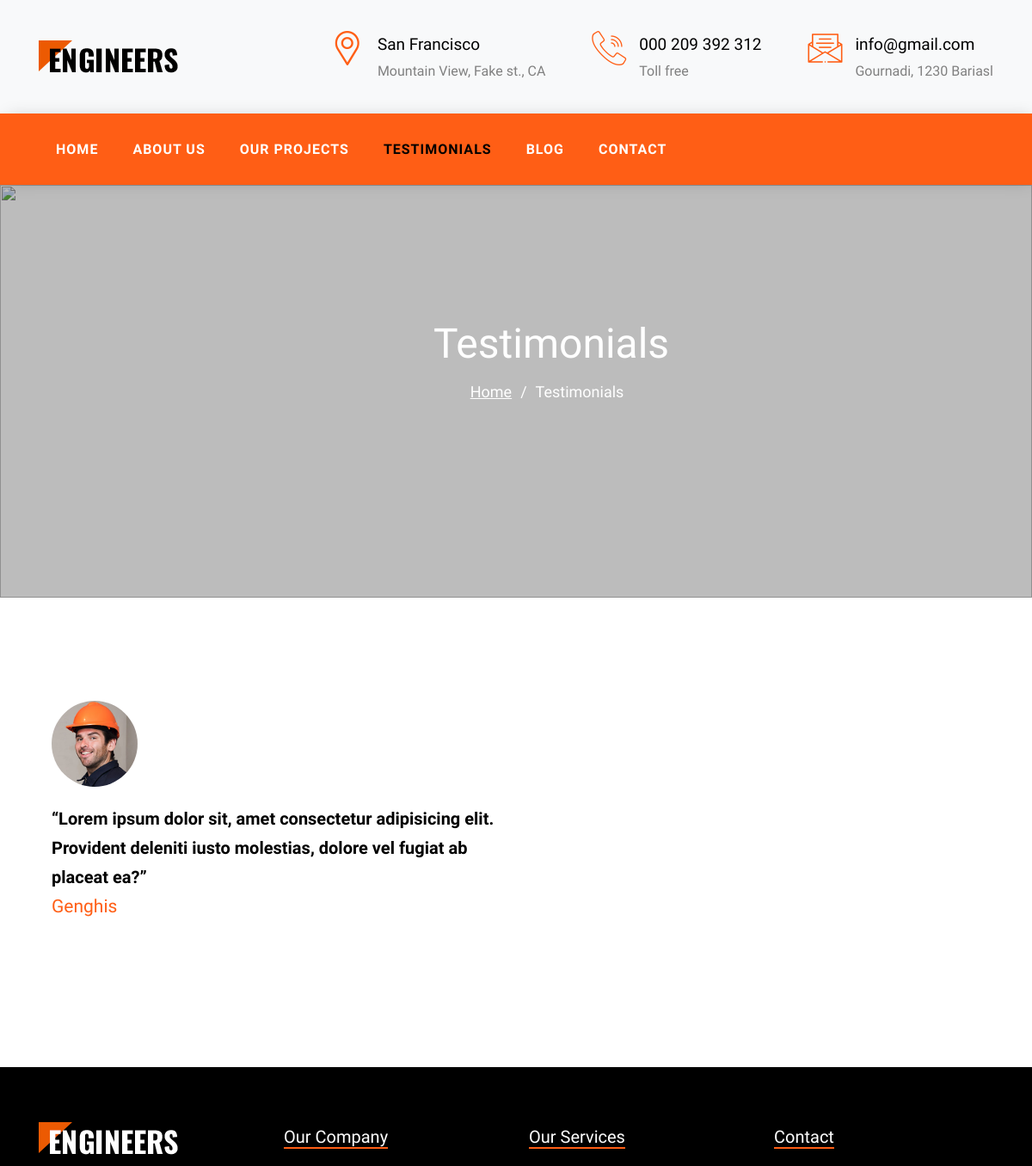
/testi (upper part), run on an earlier commit of the app's database.
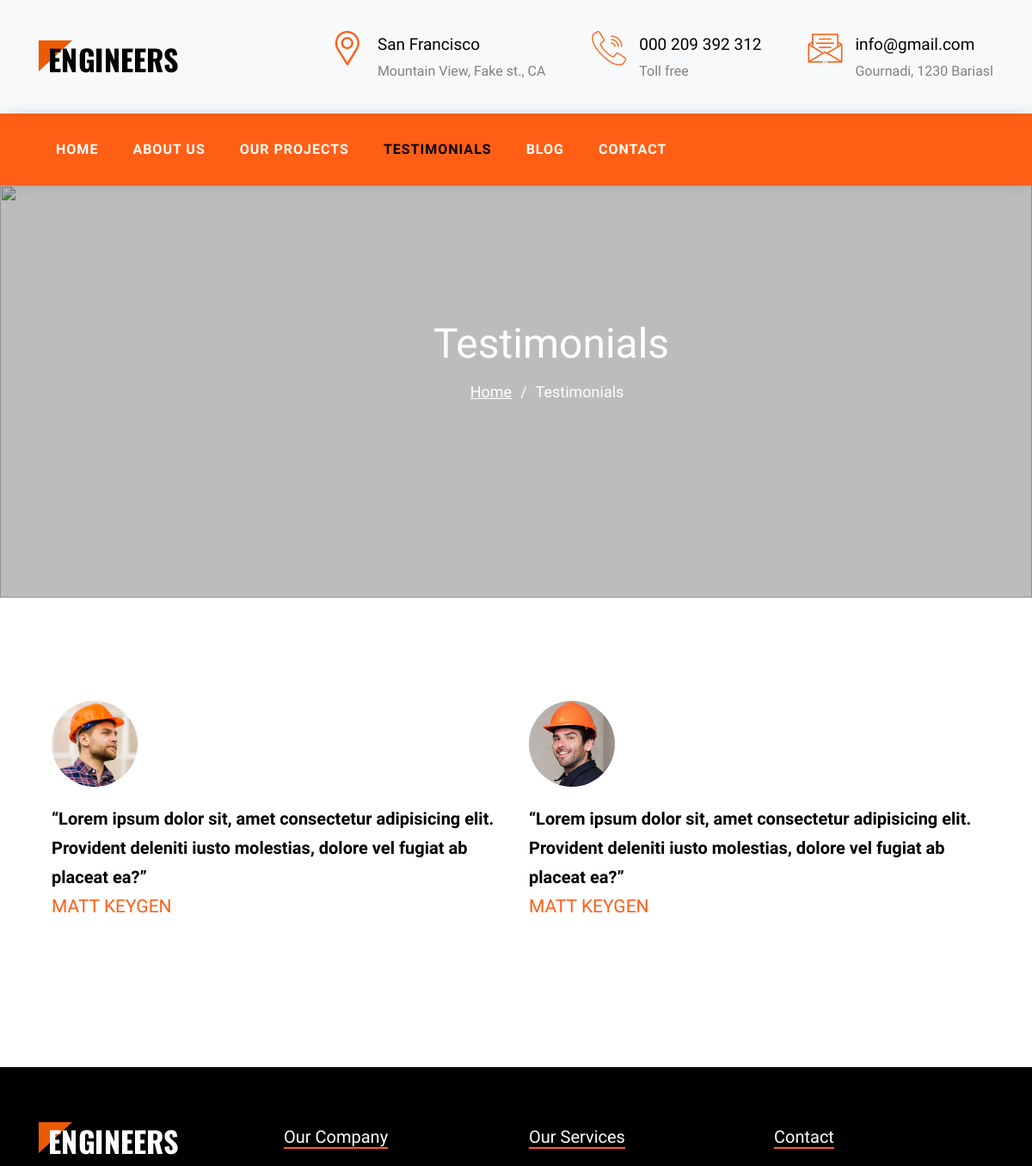
And on a later commit of the database.
### engineers/models.py (models this page shows)
class Address(db.Model):
    id = db.Column(db.Integer, primary_key=True)
    icon = db.Column(db.String(20), nullable=True)
    desc = db.Column(db.String(50), nullable=False)
    big_desc = db.Column(db.String(75), nullable=False)

class Testi(db.Model):
    id = db.Column(db.Integer, primary_key=True)
    name = db.Column(db.String(50), nullable=False)
    image = db.Column(db.String(20))
    desc = db.Column(db.Text, nullable=False)

### engineers/controllers.py (the view)
@app.route('/testi')
def testi():
    testis = Testi.query.all()
    address = Address.query.all()
    return render_template('app/testi.html', testis=testis, address=address)

### engineers/templates/app/testi.html (shortened to what this page needs)
{% extends 'app/base.html' %}
{% block content %}
    <menu>
        <div class="row nav-sticky">
            <div class="row-nav col-12 ff-oswald">
                <ul class="d-flex nav-ul color-fff">
                    <li class="nav-li"><a href="/index" >Home</a></li>
                    <li class="nav-li"><a href="/about" >About Us</a></li>
                    <li class="nav-li"><a href="/projects">Our Projects</a></li>
                    <li class="nav-li"><a href="/testi" class="selected">Testimonials</a></li>
                    <li class="nav-li"><a href="/blog" >Blog</a></li>
                    <li class="nav-li"><a href="/contact" >Contact</a></li>
                </ul>
            </div>
        </div>
    </menu>
    <section>
        <figure class="bg-img-fig height-60vh">
            <div class="overlay"></div>
            <img src="{{ url_for('static', filename='img/hero_1.jpg')}}" alt="" class="bg-img user-none">
            <div class="row-title ">
                <div class="about-section-title txt-algn-cnt max-w-1140 p-abs margin-0-auto">
                    <h2 class="margin-0">Testimonials</h2>
                    <p class="d-flex jc-center ff-mulish ">
                        <a href="/index" class="color-fff margin-r-1">Home</a>
                        <span class="margin-r-1">/</span>
                        <span class="margin-r-1">Testimonials</span>
                    </p>
                </div>
            </div>
        </figure>
    </section>
    <div class="block-testi">
        <div class="container max-w-1140 margin-0-auto">
            <div class="row d-flex f-wrap">
                {% for testi in testis %}
                <div class="col-6">
                    <div class="testimonials">
                        <figure class="testi-fig">
                            <img src="static/uploads/{{testi.image}}" alt="">
                        </figure>
                        <p>
                            {{testi.desc}}
                        </p>
                        <span class="span-orange">
                            {{testi.name}}
                        </span>
                    </div>
                </div>
                {% endfor %}
            </div>
        </div>
    </div>
    {% endblock %}

### engineers/templates/includes/header.html
<header>
    <section id="section-head-1">
        <div class="container container-head">
            <div class="row row-head-contact d-flex">
                <figure class="img-head-contact">
                    <a href="#"><img src="{{ url_for('static', filename='img/logo.png')}}" alt="logo-engineers" class="img-logo"></a>
                </figure>
                {% for add in address %}
                <div class="box-head-contact d-flex">
                    <i class="{{add.icon}} head-icon"></i>
                    <div class="contact-text">
                        <div class="top-text ff-oswald f-weight">{{add.desc}}</div>
                        <div class="bottom-text ff-mulish">{{add.big_desc}}</div>
                    </div>
                </div>
                {% endfor %}
            </div>
        </div>
    </section>
</header>

What changed in the data, as far as the page shows it:
changed Testi (number 1 of 2 on the later page): image: a different picture; name "Genghis" → "MATT KEYGEN"
added Testi: image (picture), desc "“Lorem ipsum dolor sit, amet consectetur adipisicing elit. Provident deleniti iusto molestias, dolore vel fugiat ab placeat ea?”", name "MATT KEYGEN"
